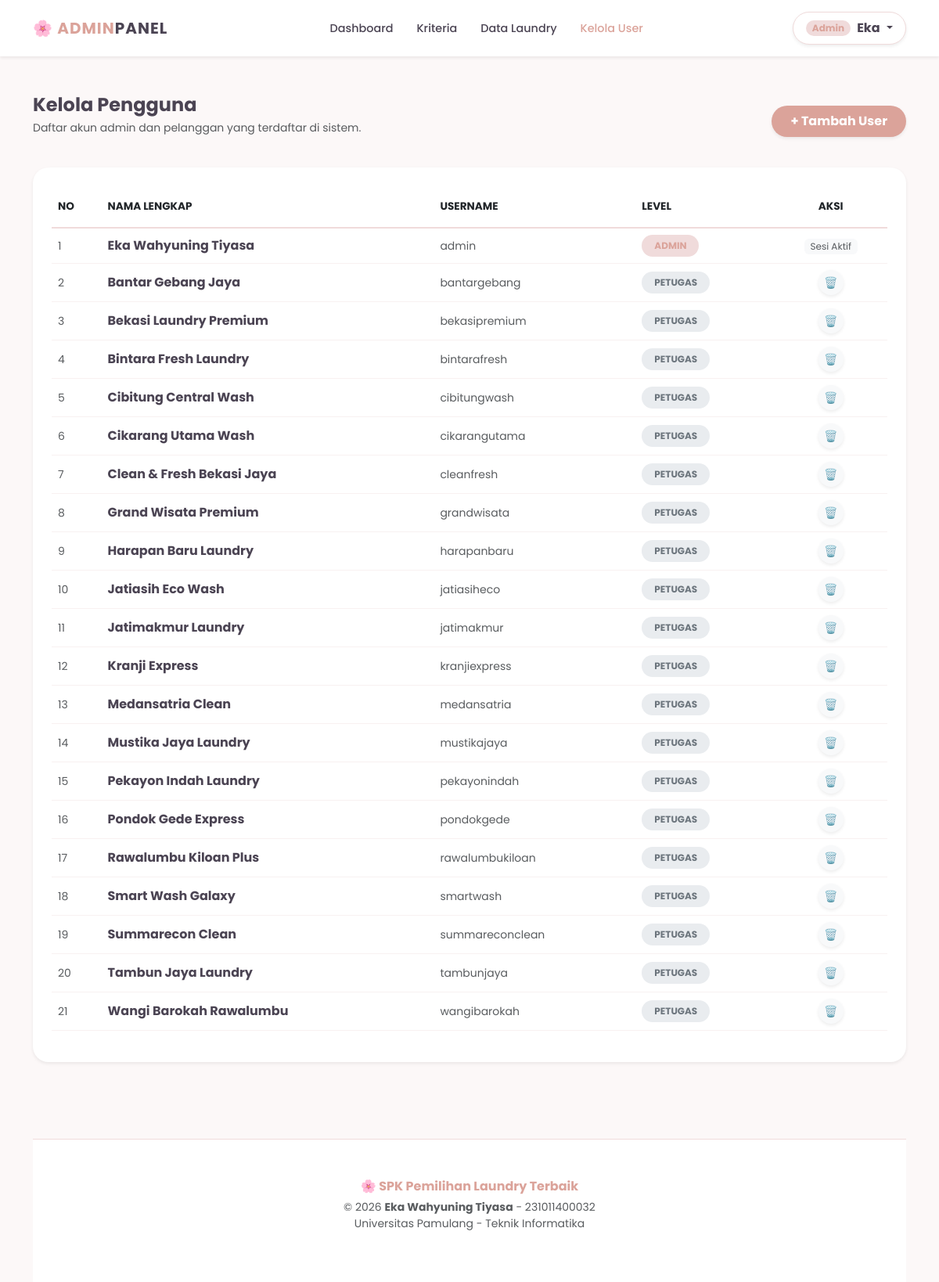
Page /users_view.php (signed in) on the committed database.
### tables this page shows
CREATE TABLE `users` (
  `id_user` int(11) NOT NULL,
  `username` varchar(50) DEFAULT NULL,
  `password` varchar(255) DEFAULT NULL,
  `nama_lengkap` varchar(100) DEFAULT NULL,
  `level` enum('admin','petugas') DEFAULT NULL
);

### users_view.php (the view, shortened to what this page needs)
<?php
require_once '../config/koneksi.php';
include '../includes/header_admin.php';
$conn = mysqli_connect($host, $user, $pass, $db);
?>
<div class="row mb-4 align-items-center">
    <div class="col-md-6 text-center text-md-start">
        <h4 class="fw-bold mb-1">Kelola Pengguna</h4>
        <p class="text-muted small">Daftar akun admin dan pelanggan yang terdaftar di sistem.</p>
    </div>
    <div class="col-md-6 text-center text-md-end">
        <button class="btn rounded-pill shadow-sm px-4 py-2 fw-bold text-white border-0"
                style="background: var(--dusty-pink);"
                data-bs-toggle="modal"
                data-bs-target="#modalTambahUser">
            + Tambah User
        </button>
    </div>
</div>
<div class="card p-4 border-0 shadow-sm" style="border-radius: 20px;">
    <div class="table-responsive">
        <table class="table table-hover align-middle">
            <thead class="text-muted" style="font-size: 0.85rem; border-bottom: 2px solid var(--soft-pink);">
                <tr>
                    <th class="py-3">NO</th>
                    <th class="py-3">NAMA LENGKAP</th>
                    <th class="py-3">USERNAME</th>
                    <th class="py-3">LEVEL</th>
                    <th class="py-3 text-center">AKSI</th>
                </tr>
            </thead>
            <tbody>
                <?php
                $no = 1;
                $query = mysqli_query($conn, "SELECT * FROM users ORDER BY level ASC, nama_lengkap ASC");
                if(mysqli_num_rows($query) == 0): ?>
                    <tr>
                        <td colspan="5" class="text-center py-5 text-muted small">Belum ada pengguna terdaftar.</td>
                    </tr>
                <?php else:
                    while($row = mysqli_fetch_assoc($query)): ?>
                    <tr style="border-bottom: 1px solid #f8f1f1;">
                        <td class="text-muted small"><?= $no++; ?></td>
                        <td>
                            <span class="fw-bold" style="color: var(--admin-dark);">
                                <?= htmlspecialchars($row['nama_lengkap']); ?>
                            </span>
                        </td>
                        <td class="text-muted small"><?= htmlspecialchars($row['username']); ?></td>
                        <td>
                            <span class="badge rounded-pill px-3 py-2"
                                  style="background: <?= ($row['level'] == 'admin') ? 'var(--soft-pink)' : '#e9ecef'; ?>;
                                         color: <?= ($row['level'] == 'admin') ? 'var(--dusty-pink)' : '#6c757d'; ?>;
                                         font-size: 0.75rem;">
                                <?= strtoupper($row['level']); ?>
                            </span>
                        </td>
                        <td class="text-center">
                            <?php if($row['username'] !== $_SESSION['username']): ?>
                                <a href="aksi.php?act=user_hapus&id=<?= $row['id_user']; ?>"
                                   class="btn btn-sm btn-light rounded-circle p-2 text-danger border-0 shadow-sm d-inline-flex align-items-center justify-content-center"
                                   style="width: 32px; height: 32px;"
                                   onclick="return confirm('Hapus user <?= $row['nama_lengkap']; ?>?')">
                                   🗑️
                                </a>
                            <?php else: ?>
                                <span class="badge bg-light text-muted small fw-normal">Sesi Aktif</span>
                            <?php endif; ?>
                        </td>
                    </tr>
                    <?php endwhile;
                endif; ?>
            </tbody>
        </table>
    </div>
</div>
<?php include '../includes/footer.php'; ?>

### header_admin.php (style rules this page uses)
:root { --admin-dark: #4B4453; --dusty-pink: #DBA39A; --soft-pink: #F0DBDB; }
body { font-family: 'Poppins', sans-serif; background-color: #fcf8f8; color: var(--admin-dark); }

### rows in the picture
users: nama_lengkap "Eka Wahyuning Tiyasa", username "admin", level "ADMIN", shows "Sesi Aktif"
users: nama_lengkap "Bantar Gebang Jaya", username "bantargebang", level "PETUGAS"
users: nama_lengkap "Bekasi Laundry Premium", username "bekasipremium", level "PETUGAS"
users: nama_lengkap "Bintara Fresh Laundry", username "bintarafresh", level "PETUGAS"
users: nama_lengkap "Cibitung Central Wash", username "cibitungwash", level "PETUGAS"
users: nama_lengkap "Cikarang Utama Wash", username "cikarangutama", level "PETUGAS"
users: nama_lengkap "Clean & Fresh Bekasi Jaya", username "cleanfresh", level "PETUGAS"
users: nama_lengkap "Grand Wisata Premium", username "grandwisata", level "PETUGAS"
users: nama_lengkap "Harapan Baru Laundry", username "harapanbaru", level "PETUGAS"
users: nama_lengkap "Jatiasih Eco Wash", username "jatiasiheco", level "PETUGAS"
users: nama_lengkap "Jatimakmur Laundry", username "jatimakmur", level "PETUGAS"
users: nama_lengkap "Kranji Express", username "kranjiexpress", level "PETUGAS"
users: nama_lengkap "Medansatria Clean", username "medansatria", level "PETUGAS"
users: nama_lengkap "Mustika Jaya Laundry", username "mustikajaya", level "PETUGAS"
users: nama_lengkap "Pekayon Indah Laundry", username "pekayonindah", level "PETUGAS"
users: nama_lengkap "Pondok Gede Express", username "pondokgede", level "PETUGAS"
users: nama_lengkap "Rawalumbu Kiloan Plus", username "rawalumbukiloan", level "PETUGAS"
users: nama_lengkap "Smart Wash Galaxy", username "smartwash", level "PETUGAS"
users: nama_lengkap "Summarecon Clean", username "summareconclean", level "PETUGAS"
users: nama_lengkap "Tambun Jaya Laundry", username "tambunjaya", level "PETUGAS"
users: nama_lengkap "Wangi Barokah Rawalumbu", username "wangibarokah", level "PETUGAS"

### other values in the picture
explode(' ', $_SESSION['nama'])[0] "Eka"
